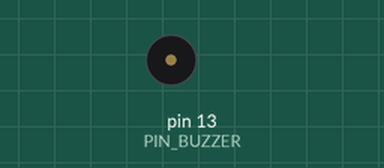
Recording of a sketch running on a simulated Arduino Uno, built with avr-gcc and run on an emulated ATmega328P. Shown: buzzer (waves = sounding).

Above: at 0.3 s.
At 4.8 s:
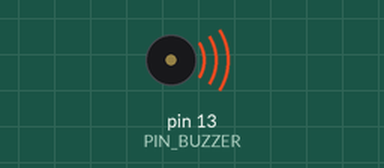
Timing chart, 0 to 5.8 s (numbered marks = the images above):
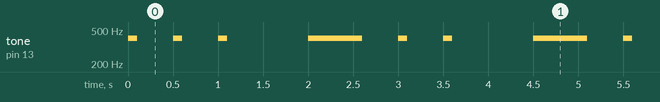

Measured:
- by itself, tone on pin 13 (PIN_BUZZER): repeats every 2.5 s: 2 × (silent 0.40 s, 400 Hz 0.10 s), silent 0.90 s, 400 Hz 0.60 s

The sketch:

beep.ino
```cpp
#define PIN_BUZZER 13

// DURATION OF THE NOTES
#define BPM 120    //  you can change this value changing all the others
#define H 2*Q //half 2/4
#define Q 60000/BPM //quarter 1/4
#define E Q/2   //eighth 1/8
#define S Q/4 // sixteenth 1/16
#define W 4*Q // whole 4/4

void setup()
{
  pinMode(PIN_BUZZER,OUTPUT);
  Serial.begin(9600);
  //beep(3);
}

void loop()
{
  beep(3);
  delay(500);
  tone(PIN_BUZZER,400,500);
  delay(500);
}

void beep(uint8_t totalBeeps)
{
  for (int i = 0;i<totalBeeps;i++)
  {//pin, frecuencia(nota) , duracion)
    tone(PIN_BUZZER,400,100);
    delay(500);

  }
}
```
